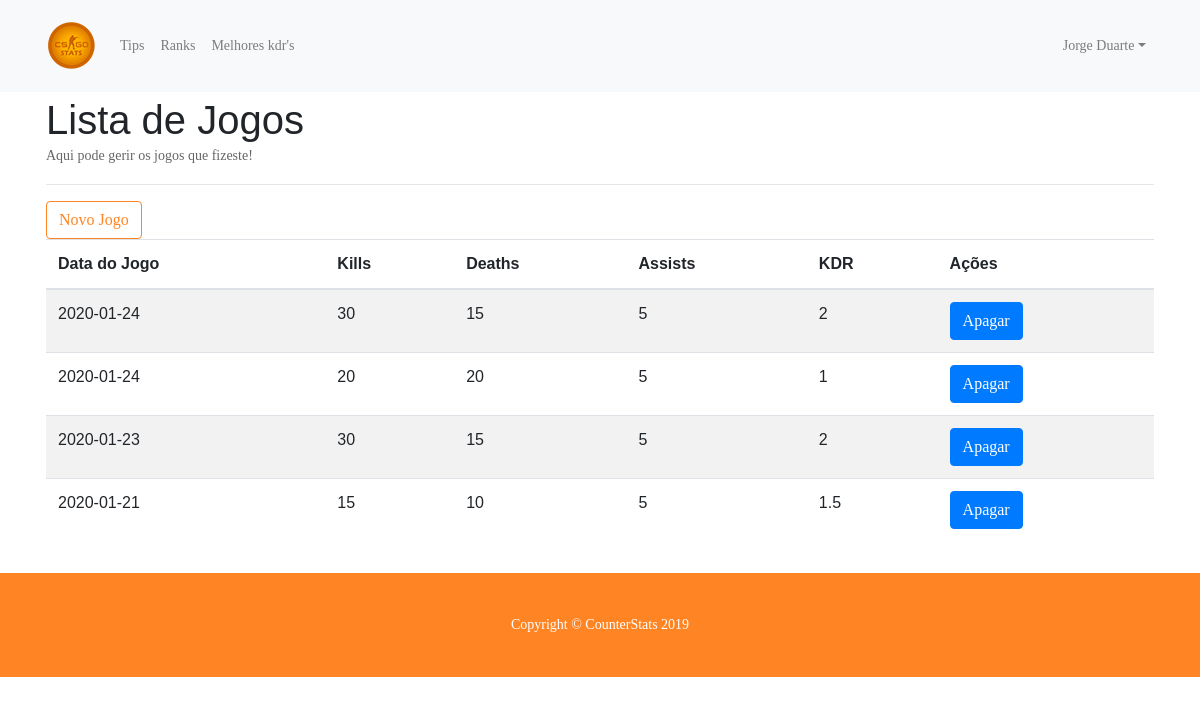
/jogos.php (signed in), run on the app's committed database.
### tables this page shows
CREATE TABLE `jogo` (
  `codjogo` int(11) NOT NULL,
  `codutilizador` int(11) NOT NULL,
  `datajogo` date NOT NULL,
  `kills` int(11) NOT NULL,
  `deaths` int(11) NOT NULL,
  `assist` int(11) NOT NULL,
  `kdr` float NOT NULL
);

### model/jogo.model.php (called while the page is built, shortened)
<?php
class Jogo
{
	public function list()
	{
		$id = $_SESSION['login']['codutilizador'];
		$conexaoBD = new ConexaoBD();
	            $conexao = $conexaoBD->criarConexao();
		$sql = "SELECT * FROM jogo WHERE codutilizador = '$id' ORDER BY datajogo DESC";
		$query = $conexao->query($sql);
		return $query->fetchAll(PDO::FETCH_ASSOC);
	}
}
?>

### controller/jogolist.controller.php (called while the page is built, shortened)
<?php
$jogo = new Jogo();
$jogo = $jogo->list();
?>

### jogos.php (the view, shortened to what this page needs)
<?php include 'includes/header.php' ?>
<?php include 'model/jogo.model.php'?>
<?php include 'controller/jogolist.controller.php'?>
  <div style="padding-top: 40px" class="container">
  <div class="row">
    <div class="col-lg-12">
    <h1>Lista de Jogos</h1>
    <p>Aqui pode gerir os jogos que fizeste!</p>
    <hr>
    <a href="regjogo.php" class="btn btn-outline-secondary">Novo Jogo</a>
    <table class="table table-striped">
      <thead>
        <tr>
          <th scope="col">Data do Jogo</th>
          <th scope="col">Kills</th>
          <th scope="col">Deaths</th>
          <th scope="col">Assists</th>
          <th scope="col">KDR</th>
          <th scope="col">Ações</th>
        </tr>
      </thead>
      <tbody>
        <?php
          foreach($jogo as $jogo){
        ?>
        <tr>
          <td scope="row"><?= $jogo['datajogo'] ?></td>
    			<td><?= $jogo['kills'] ?></td>
    			<td><?= $jogo['deaths'] ?></td>
    			<td><?= $jogo['assist'] ?></td>
          <td><?= $jogo['kdr'] ?></td>
    			<td>
    				<?php
    				echo "<a class='btn btn-primary' href='jogos.php?action=delete&id=" . $jogo['codjogo'] . "' role='button'>Apagar</a>";
    				?>
    			</td>
    	    </tr>
      	<?php
    	}
    	?>
      </tbody>
    </table>
  </div>
    </div>
  </div>

### css/login.css (style rules this page uses)
.container { padding: 16px; }

### css/modern-business.css (style rules this page uses)
body { padding-top: 56px; }
.py-5 { background-color: #FF8423; padding-top: 2%!important; padding-bottom: 2%!important; }
.btn-outline-secondary { color: #FF8423; border-color: #FF8423; }
.container { height: auto; }

### css/main.css (style rules this page uses)
* { margin: 0px; padding: 0px; box-sizing: border-box; }
body, html { height: 100%; font-family: Ubuntu-Regular, sans-serif; }
a { font-family: Ubuntu-Regular; font-size: 14px; line-height: 1.7; color: #666666; margin: 0px; transition: all 0.4s; -webkit-transition: all 0.4s; -o-transition: all 0.4s; -moz-transition: all 0.4s; }
h1,h2,h3,h4,h5,h6 { margin: 0px; }
p { font-family: Ubuntu-Regular; font-size: 14px; line-height: 1.7; color: #666666; margin: 0px; }
.footer { position: relative; width: 100%; left: 0; bottom: 0; }

### data on the page
jogo: datajogo "2020-01-24", kills "30", deaths "15", assist "5", kdr "2"
jogo: datajogo "2020-01-24", kills "20", deaths "20", assist "5", kdr "1"
jogo: datajogo "2020-01-23", kills "30", deaths "15", assist "5", kdr "2"
jogo: datajogo "2020-01-21", kills "15", deaths "10", assist "5", kdr "1.5"

### other printed values
$_SESSION['login']['nome'] "Jorge Duarte"
